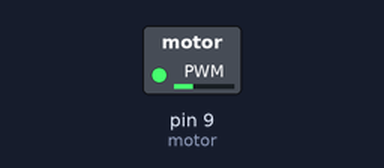
Bench run of a sketch on a simulated Arduino Uno, built with avr-gcc and run on an emulated ATmega328P. On the bench: switched loads named in the sketch (green lamp = pin HIGH).

Above: at 0.05 s.
At 4.0 s:
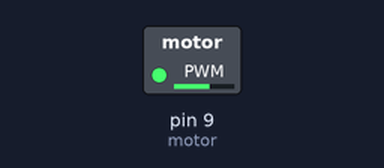
At 6.0 s:
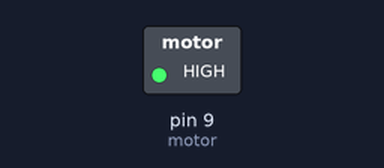
At 8.0 s:
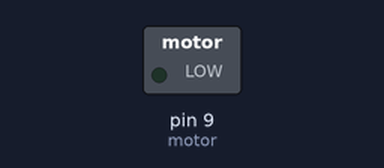
Timing chart, 0 to 10.4 s (numbered marks = the images above):
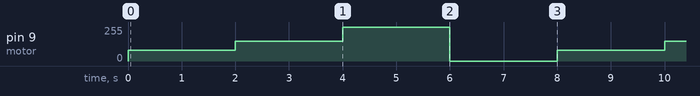

The sketch:

DAY15-MotorControlwithTransistor.ino
```cpp
const int motor = 9;

void setup() {
  // put your setup code here, to run once:
  pinMode(motor, OUTPUT);
}

void loop() {
  // put your main code here, to run repeatedly:
  analogWrite(motor, 80); // Low
  delay(2000);

  analogWrite(motor, 150); // Medium
  delay(2000);

  analogWrite(motor, 255); // Full speed
  delay(2000);

  analogWrite(motor, 0);
  delay(2000);
}
```

Measured:
- by itself, pin 9 (motor): repeats every 8.0 s: 150/255 2.0 s, 255/255 2.0 s, 0/255 2.0 s, 80/255 2.0 s
